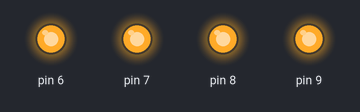
Simulated run of this sketch. Board: Arduino Uno, built with avr-gcc and run on an emulated ATmega328P. Parts: output pins drawn as LEDs (lit = HIGH).

Above: at 0.1 s.
Timing chart, 0 to 1.6 s (numbered marks = the images above):
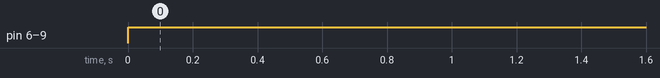

The sketch:

kadai01.ino
```cpp
void setup() {
  // put your setup code here, to run once:
  pinMode(6,OUTPUT);
  pinMode(7,OUTPUT);
  pinMode(8,OUTPUT);
  pinMode(9,OUTPUT);
}

void loop() {
  // put your main code here, to run repeatedly:

  digitalWrite(6,HIGH);
  digitalWrite(7,HIGH);
  digitalWrite(8,HIGH);
  digitalWrite(9,HIGH);
  delay(1000);

  digitalWrite(6,HIGH);
  digitalWrite(7,HIGH);
  digitalWrite(8,HIGH);
  digitalWrite(9,HIGH);
  delay(1000);


}
```

Measured:
- by itself, pin 6–9: LOW → HIGH at 0.00 s
